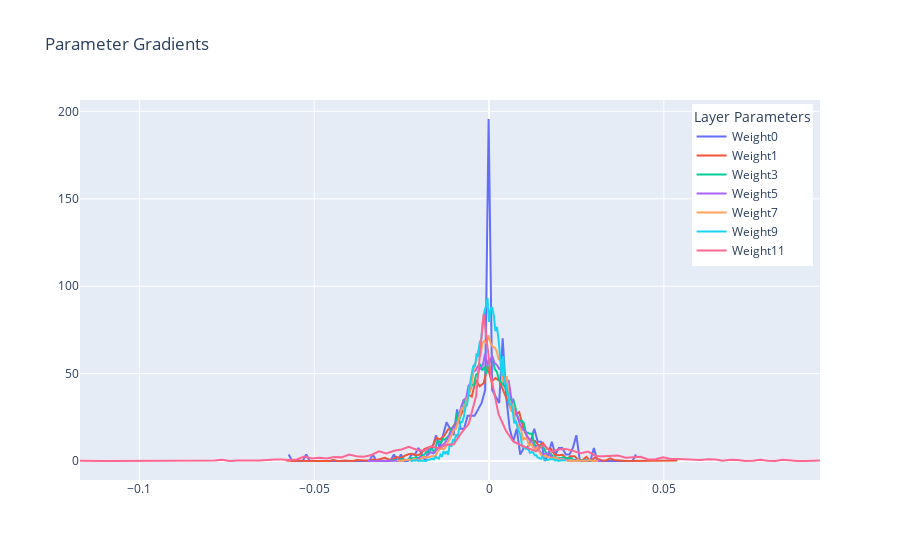

Notebook code for this chart:
### Markdown cell above
Now we would plot and see the grad/paramter_data ratio. The gradient to the parameter_data shows us the ratio of gradients of the respective parameters and the values in those parameters. This would give us a sense in which how the parameters would get updated.

### Code cell
fig = go.Figure()

for i, p in enumerate(parameter_list):
    # Now get inly those parameters which are 2 Dimensional:
    if p.ndim == 2:
        # get the gradients on each of the parameters
        t = p.grad
        print(f" W{i} {tuple(p.shape)} | gradient_mean = {t.mean()} | gradient_std = {t.std()} | grad:data = {(t.std()/p.std())}")
        # lets plot the gradients distribution
        hy, hx = torch.histogram(t, density=True) # This function takes a tensor and return the histogram value of that with bins to plot it.
        fig.add_trace(go.Scatter(x = hx[:-1], y=hy, name = f"Weight{i}"))

fig.update_layout(legend=dict(
    yanchor="top",
    y=0.99,
    xanchor="right",
    x=0.99,
    title = 'Layer Parameters'
), title = "Parameter Gradients")

fig.show()
